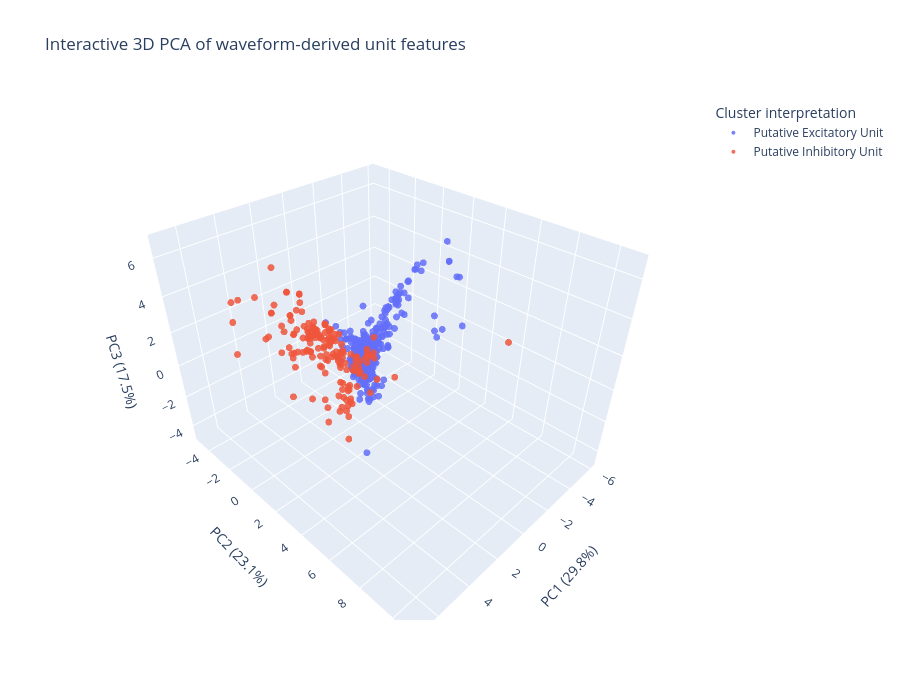

Write notebook code for a chart like this one.
### Markdown cell above
## 7. Interactive 3D PCA visualization

The interactive version is designed for exploration.

In the notebook, the figure can be rotated, zoomed and inspected point by point.  
The same figure is also exported as an HTML file that can be shared in a portfolio repository.

### Code cell
try:
    import plotly.express as px

    fig_interactive = px.scatter_3d(
        pca_df,
        x="PC1",
        y="PC2",
        z="PC3",
        color="cluster_label",
        hover_data={
            "mouse_id": True,
            "group": True,
            "unit_id": True,
            "PC1": ":.2f",
            "PC2": ":.2f",
            "PC3": ":.2f",
        },
        title="Interactive 3D PCA of waveform-derived unit features",
        opacity=0.85,
    )

    fig_interactive.update_traces(marker=dict(size=4))

    fig_interactive.update_layout(
        width=900,
        height=700,
        scene=dict(
            xaxis_title=f"PC1 ({explained_variance[0] * 100:.1f}%)",
            yaxis_title=f"PC2 ({explained_variance[1] * 100:.1f}%)",
            zaxis_title=f"PC3 ({explained_variance[2] * 100:.1f}%)",
        ),
        legend_title_text="Cluster interpretation",
    )

    interactive_path = FIGURES_DIR / "interactive_3d_pca_waveform_clusters.html"
    fig_interactive.write_html(interactive_path, include_plotlyjs="cdn")

    print(f"Saved interactive figure: {interactive_path}")
    fig_interactive.show()

except ImportError:
    print(
        "Plotly is not installed. Install it with `pip install plotly` "
        "to enable the interactive 3D PCA figure."
    )

### Figure 1 — Plotly figure (JSON) as saved in the notebook; plotly's stock layout.template omitted (floating-point values rounded to 4 significant figures; data arrays with more than 128 entries replaced by an {"elided": "..."} marker saying what was removed)
{"data": [{"customdata": {"elided": "410x3 str values"}, "hovertemplate": "cluster_label=Putative Excitatory Unit<br>PC1=%{x:.2f}<br>PC2=%{y:.2f}<br>PC3=%{z:.2f}<br>mouse_id=%{customdata[0]}<br>group=%{customdata[1]}<br>unit_id=%{customdata[2]}<extra></extra>", "legendgroup": "Putative Excitatory Unit", "marker": {"color": "#636efa", "opacity": 0.85, "size": 4, "symbol": "circle"}, "mode": "markers", "name": "Putative Excitatory Unit", "scene": "scene", "showlegend": true, "type": "scatter3d", "x": {"elided": "410 float values"}, "y": {"elided": "410 float values"}, "z": {"elided": "410 float values"}}, {"customdata": {"elided": "171x3 str values"}, "hovertemplate": "cluster_label=Putative Inhibitory Unit<br>PC1=%{x:.2f}<br>PC2=%{y:.2f}<br>PC3=%{z:.2f}<br>mouse_id=%{customdata[0]}<br>group=%{customdata[1]}<br>unit_id=%{customdata[2]}<extra></extra>", "legendgroup": "Putative Inhibitory Unit", "marker": {"color": "#EF553B", "opacity": 0.85, "size": 4, "symbol": "circle"}, "mode": "markers", "name": "Putative Inhibitory Unit", "scene": "scene", "showlegend": true, "type": "scatter3d", "x": {"elided": "171 float values"}, "y": {"elided": "171 float values"}, "z": {"elided": "171 float values"}}], "layout": {"height": 700, "legend": {"title": {"text": "Cluster interpretation"}, "tracegroupgap": 0}, "scene": {"domain": {"x": [0, 1], "y": [0, 1]}, "xaxis": {"title": {"text": "PC1 (29.8%)"}}, "yaxis": {"title": {"text": "PC2 (23.1%)"}}, "zaxis": {"title": {"text": "PC3 (17.5%)"}}}, "title": {"text": "Interactive 3D PCA of waveform-derived unit features"}, "width": 900}}
